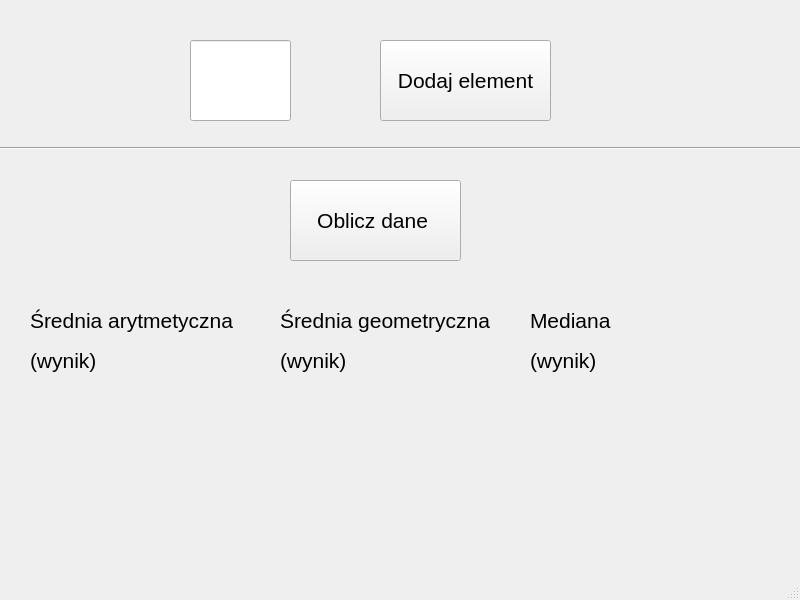
<?xml version="1.0" encoding="UTF-8"?>
<ui version="4.0">
 <class>Dzial8Window</class>
 <widget class="QMainWindow" name="Dzial8Window">
  <property name="geometry">
   <rect>
    <x>0</x>
    <y>0</y>
    <width>800</width>
    <height>600</height>
   </rect>
  </property>
  <property name="windowTitle">
   <string>MainWindow</string>
  </property>
  <widget class="QWidget" name="centralwidget">
   <widget class="QLineEdit" name="element">
    <property name="geometry">
     <rect>
      <x>190</x>
      <y>40</y>
      <width>101</width>
      <height>81</height>
     </rect>
    </property>
   </widget>
   <widget class="QPushButton" name="b1">
    <property name="geometry">
     <rect>
      <x>380</x>
      <y>40</y>
      <width>171</width>
      <height>81</height>
     </rect>
    </property>
    <property name="font">
     <font>
      <pointsize>16</pointsize>
     </font>
    </property>
    <property name="text">
     <string>Dodaj element</string>
    </property>
   </widget>
   <widget class="QLabel" name="label">
    <property name="geometry">
     <rect>
      <x>30</x>
      <y>300</y>
      <width>211</width>
      <height>41</height>
     </rect>
    </property>
    <property name="font">
     <font>
      <pointsize>16</pointsize>
     </font>
    </property>
    <property name="text">
     <string>Średnia arytmetyczna</string>
    </property>
   </widget>
   <widget class="QLabel" name="label_2">
    <property name="geometry">
     <rect>
      <x>280</x>
      <y>300</y>
      <width>211</width>
      <height>41</height>
     </rect>
    </property>
    <property name="font">
     <font>
      <pointsize>16</pointsize>
     </font>
    </property>
    <property name="text">
     <string>Średnia geometryczna</string>
    </property>
   </widget>
   <widget class="QLabel" name="label_3">
    <property name="geometry">
     <rect>
      <x>530</x>
      <y>300</y>
      <width>211</width>
      <height>41</height>
     </rect>
    </property>
    <property name="font">
     <font>
      <pointsize>16</pointsize>
     </font>
    </property>
    <property name="text">
     <string>Mediana</string>
    </property>
   </widget>
   <widget class="Line" name="line">
    <property name="geometry">
     <rect>
      <x>0</x>
      <y>140</y>
      <width>801</width>
      <height>16</height>
     </rect>
    </property>
    <property name="orientation">
     <enum>Qt::Horizontal</enum>
    </property>
   </widget>
   <widget class="QPushButton" name="b2">
    <property name="geometry">
     <rect>
      <x>290</x>
      <y>180</y>
      <width>171</width>
      <height>81</height>
     </rect>
    </property>
    <property name="font">
     <font>
      <pointsize>16</pointsize>
     </font>
    </property>
    <property name="text">
     <string>Oblicz dane </string>
    </property>
   </widget>
   <widget class="QLabel" name="arytmetyczna">
    <property name="geometry">
     <rect>
      <x>30</x>
      <y>340</y>
      <width>211</width>
      <height>41</height>
     </rect>
    </property>
    <property name="font">
     <font>
      <pointsize>16</pointsize>
     </font>
    </property>
    <property name="text">
     <string>(wynik)</string>
    </property>
   </widget>
   <widget class="QLabel" name="geometryczna">
    <property name="geometry">
     <rect>
      <x>280</x>
      <y>340</y>
      <width>211</width>
      <height>41</height>
     </rect>
    </property>
    <property name="font">
     <font>
      <pointsize>16</pointsize>
     </font>
    </property>
    <property name="text">
     <string>(wynik)</string>
    </property>
   </widget>
   <widget class="QLabel" name="mediana">
    <property name="geometry">
     <rect>
      <x>530</x>
      <y>340</y>
      <width>211</width>
      <height>41</height>
     </rect>
    </property>
    <property name="font">
     <font>
      <pointsize>16</pointsize>
     </font>
    </property>
    <property name="text">
     <string>(wynik)</string>
    </property>
   </widget>
  </widget>
  <widget class="QMenuBar" name="menubar">
   <property name="geometry">
    <rect>
     <x>0</x>
     <y>0</y>
     <width>800</width>
     <height>21</height>
    </rect>
   </property>
  </widget>
  <widget class="QStatusBar" name="statusbar"/>
 </widget>
 <resources/>
 <connections/>
</ui>
